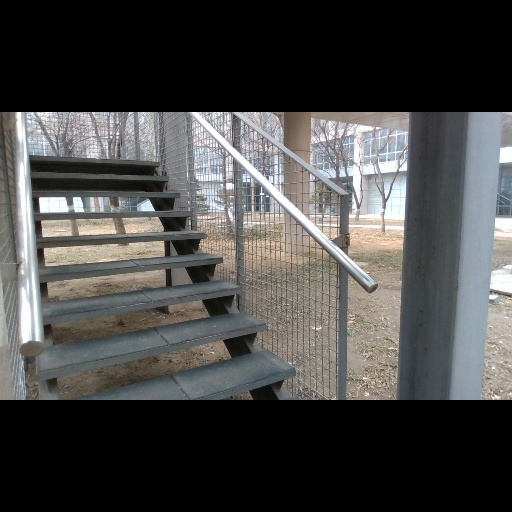
#> input picture images/stair2.jpg, 512 x 512 px
$ python stairLineDetection_FlatPlaneDetection.py   (older library calls are emulated)
#> lines starting #> are read from the running program, lines starting #| are printed output that depends on the picture; after the words box and inside, x2 and y2 are one past the last pixel; in counts of white or black regions, pixels touching at a corner belong together
import cv2
import numpy as np
import matplotlib.pyplot as plt

def detect_edges(image, low_threshold=9, high_threshold=240):
    blur = cv2.GaussianBlur(image, (5,5), 0)
    return cv2.Canny(blur, low_threshold, high_threshold)

def detect_horizontal_lines(edges, rho=1, theta=np.pi/180, threshold=30, min_line_length=40, max_line_gap=5):
    lines = cv2.HoughLinesP(edges, rho, theta, threshold, minLineLength=min_line_length, maxLineGap=max_line_gap)
    horizontal_lines = []
    for line in lines:
        for x1, y1, x2, y2 in line:
            if abs(y1 - y2) < 10:  # 수평선을 검출하기 위해 y값 차이가 작은 선만 선택
                horizontal_lines.append((x1, y1, x2, y2))
    return horizontal_lines

def find_flat_areas(depth_image, threshold=10):
    depth_diff = cv2.Laplacian(depth_image, cv2.CV_64F)
    flat_areas = np.where(np.abs(depth_diff) < threshold, 255, 0).astype(np.uint8)
    return flat_areas

def filter_lines_by_flat_areas(lines, flat_areas):
    filtered_lines = []
    for line in lines:
        x1, y1, x2, y2 = line
        if flat_areas[y1, x1] == 255 and flat_areas[y2, x2] == 255:
            filtered_lines.append(line)
    return filtered_lines

if __name__ == "__main__":
    # 이미지 경로 설정
    image_path = './images/stair2.jpg'
    depth_image_path = './images/stair2_depth.png'

    # 이미지 및 depth 이미지 읽기
    image = cv2.imread(image_path, cv2.IMREAD_GRAYSCALE)
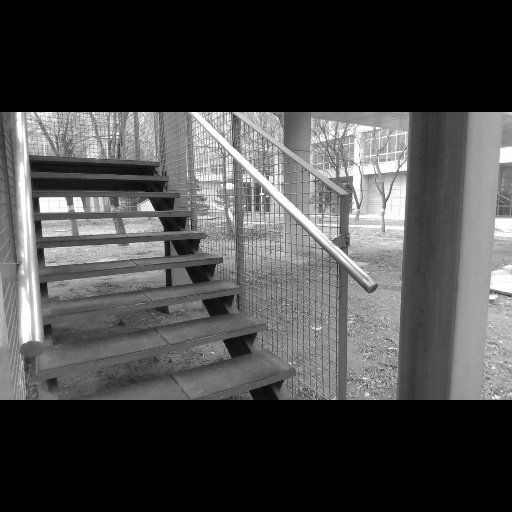
#> image: shape (512, 512); min 0, max 255, mean 71.9
    depth_image = cv2.imread(depth_image_path, cv2.IMREAD_GRAYSCALE)
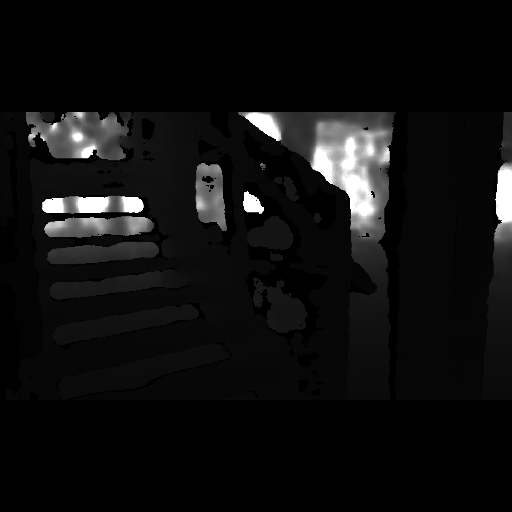
#> input picture images/stair2_depth.png, 512 x 512 px
#> depth_image is the input picture: shape (512, 512); min 0, max 255, mean 15.3

    if image is None or depth_image is None:
        print("이미지를 읽는 데 문제가 있습니다.")
        exit()

    # Edge Detection
    edges = detect_edges(image)
#> in detect_edges, `return cv2.Canny(blur, low_threshold, high_threshold)`:
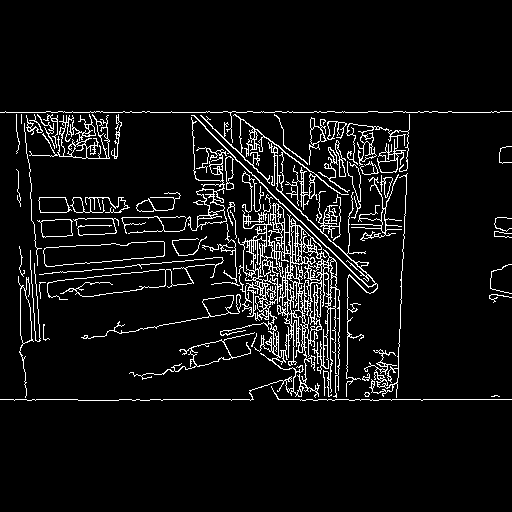
#> returned value: shape (512, 512); 6.5% white in thin lines or dots, all inside (x1, y1, x2, y2) = (0, 111, 512, 401)

    # 수평 에지 검출
    image_lines = detect_horizontal_lines(edges)
#> in detect_horizontal_lines, `lines = cv2.HoughLinesP(edges, rho, theta, threshold, minLineLength=mi..`: lines = 77 rows, first 6: [278, 399, 348, 399], [0, 112, 246, 112], [20, 285, 194, 266], [252, 164, 363, 271], [200, 115, 330, 241], [205, 128, 267, 188]
#> the loop in detect_horizontal_lines, `for line in lines:` made 77 passes
#> line on passes 1 to 12: [[278, 399, 348, 399]], [[0, 112, 246, 112]], [[20, 285, 194, 266]], [[252, 164, 363, 271]], [[200, 115, 330, 241]], [[205, 128, 267, 188]], [[248, 279, 320, 324]], [[400, 313, 406, 181]], [[307, 315, 310, 231]], [[284, 218, 284, 260]], [[277, 309, 338, 355]], [[284, 322, 338, 357]]
#> after the loop in detect_horizontal_lines, `for line in lines:`: horizontal_lines = 16 items, first 6: (278, 399, 348, 399), (0, 112, 246, 112), (78, 218, 189, 216), (84, 270, 140, 265), (0, 399, 77, 399), (137, 231, 182, 230)
#> image_lines has the same summary as horizontal_lines in detect_horizontal_lines

    # Depth 이미지에서 평평한 영역 검출
    flat_areas = find_flat_areas(depth_image)
#> in find_flat_areas, `depth_diff = cv2.Laplacian(depth_image, cv2.CV_64F)`:
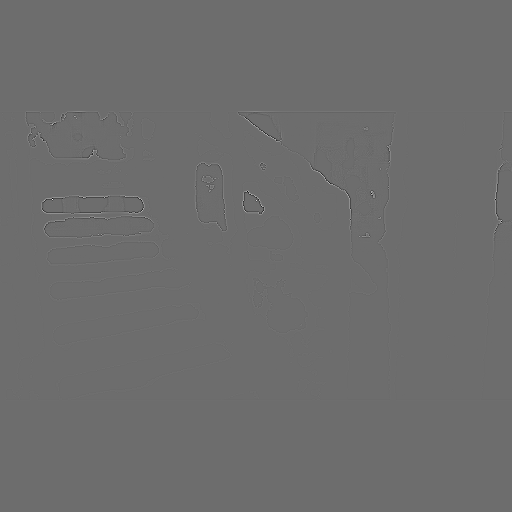
#> depth_diff: shape (512, 512) float64; min -765, max 1020, mean 0; drawn with min black and max white
#> in find_flat_areas, `flat_areas = np.where(np.abs(depth_diff) < threshold, 255, 0).astype(n..`:
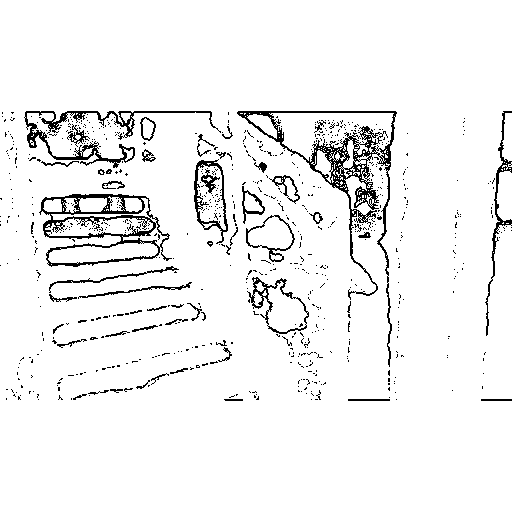
#> flat_areas: shape (512, 512); 94.3% white; black in thin lines or dots, all inside (x1, y1, x2, y2) = (0, 111, 512, 401)

    # 평평한 영역을 사용하여 수평 에지 필터링
    filtered_lines = filter_lines_by_flat_areas(image_lines, flat_areas)
#> the loop in filter_lines_by_flat_areas, `for line in lines:` made 16 passes
#> (x1, y1, x2, y2) on passes 1 to 12: (278, 399, 348, 399), (0, 112, 246, 112), (78, 218, 189, 216), (84, 270, 140, 265), (0, 399, 77, 399), (137, 231, 182, 230), (328, 158, 377, 158), (47, 155, 103, 158), (46, 266, 103, 261), (78, 400, 118, 400), (82, 296, 141, 289), (221, 149, 262, 147)
#> after the loop in filter_lines_by_flat_areas, `for line in lines:`: filtered_lines = [(84, 270, 140, 265), (0, 399, 77, 399), (78, 400, 118, 400), (221, 149, 262, 147), (277, 276, 319, 272)]

    # 필터링된 에지를 원본 이미지에 그리기
    result_image = cv2.cvtColor(image, cv2.COLOR_GRAY2BGR)
    for x1, y1, x2, y2 in filtered_lines:
        cv2.line(result_image, (x1, y1), (x2, y2), (0, 255, 0), 2)
#> this loop made 5 passes
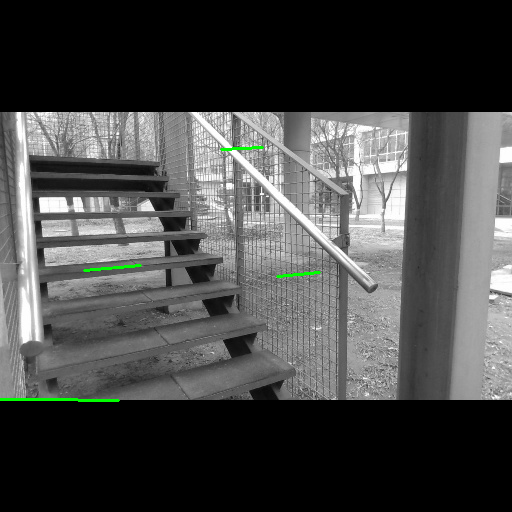
#> result_image: shape (512, 512, 3); mean B, G, R 71.6, 72.4, 71.6

    # Matplotlib을 사용하여 결과 시각화
    fig, axs = plt.subplots(2, 3, figsize=(20, 10))

    axs[0, 0].imshow(image, cmap='gray')
    axs[0, 0].set_title('Original Image')
    axs[0, 0].axis('off')

    axs[0, 1].imshow(depth_image, cmap='gray')
    axs[0, 1].set_title('Depth Image')
    axs[0, 1].axis('off')

    axs[0, 2].imshow(flat_areas, cmap='gray')
    axs[0, 2].set_title('Flat Areas in Depth Image')
    axs[0, 2].axis('off')

    axs[1, 0].imshow(edges, cmap='gray')
    axs[1, 0].set_title('Canny Edges')
    axs[1, 0].axis('off')

    axs[1, 1].imshow(result_image)
    axs[1, 1].set_title('Filtered Lines')
    axs[1, 1].axis('off')

    plt.tight_layout()
    plt.show()
